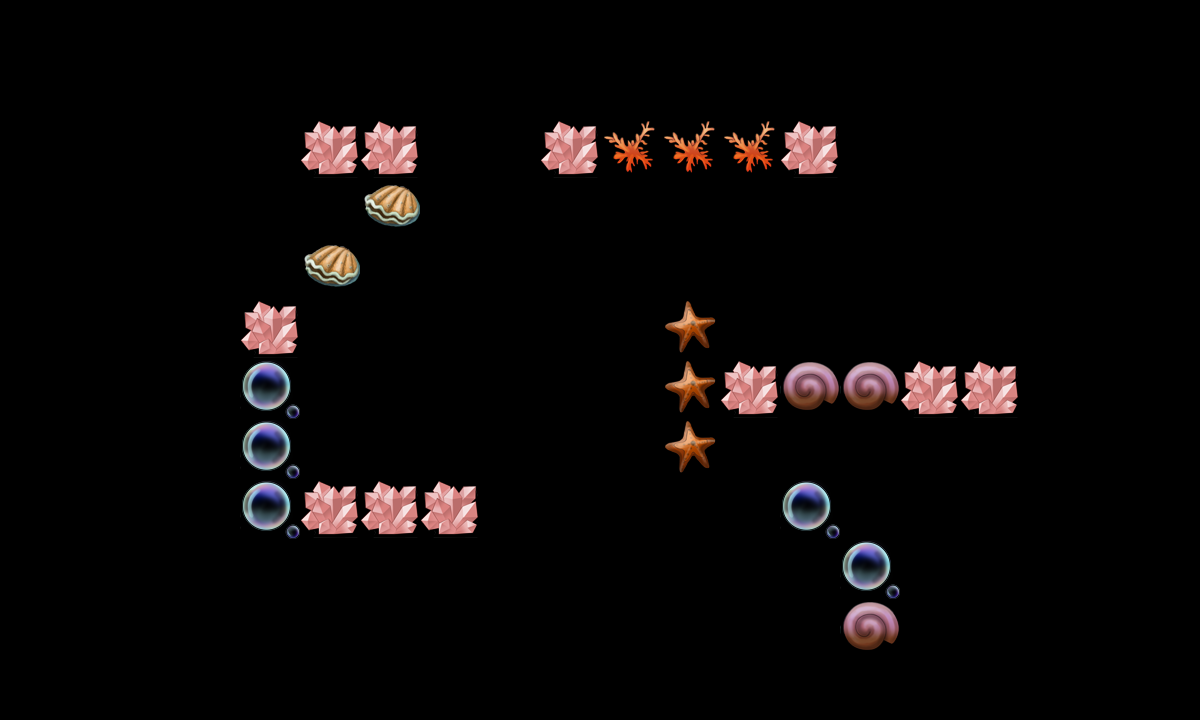

The image is a tile-based game level rendered from a .tmx file. Its description and source (layers, tilesets, objects; grid data summarised) follow:
An orthogonal 20x12 tile map with 60x60 px tiles, 2 tile layers (canDes, cannotDes) and 18 objects (re3, re1, re2, tankpoint, re4, ...).

<map version="1.0" orientation="orthogonal" width="20" height="12" tilewidth="60" tileheight="60">
 <tileset firstgid="1" name="tmw_desert_spacing" tilewidth="60" tileheight="60">
  <image source="tmw_desert_spacing.png" width="480" height="300" />
  <tile id="30">
   <properties>
    <property name="canDes" value="1" />
   </properties>
  </tile>
 </tileset>
 <layer name="canDes" width="20" height="12">
  <data>[240 cells, 16 non-empty, 5 distinct tile ids]</data>
 </layer>
 <layer name="cannotDes" width="20" height="12">
  <data>[240 cells, 11 non-empty, 1 distinct tile ids]</data>
 </layer>
 <objectgroup name="spawnPoints" width="20" height="12">
  <object name="re3" x="420" y="240" width="60" height="60" />
  <object name="re1" x="360" y="360" width="60" height="60" />
  <object name="re2" x="900" y="480" width="60" height="60" />
  <object name="tankpoint" x="600" y="600" width="60" height="60" />
  <object name="re4" x="660" y="480" width="60" height="60" />
  <object name="re5" x="660" y="60" width="60" height="60" />
  <object name="re6" x="900" y="120" width="60" height="60" />
  <object name="re7" x="480" y="60" width="60" height="60" />
  <object name="re8" x="960" y="600" width="60" height="60" />
  <object name="re9" x="811" y="219" width="56" height="59" />
 </objectgroup>
 <objectgroup name="roadPoints" width="20" height="12">
  <object name="p3" x="540" y="240" width="60" height="60" />
  <object name="p4" x="960" y="240" width="60" height="60" />
  <object name="p1" x="240" y="600" width="60" height="60" />
  <object name="p2" x="540" y="600" width="60" height="60" />
 </objectgroup>
 <objectgroup name="bossPoint" width="20" height="12" visible="0">
  <object name="boss1" x="240" y="60" width="60" height="60" />
 </objectgroup>
 <objectgroup name="buildingPoint" width="20" height="12" visible="0">
  <object name="building1" x="1022" y="540" width="60" height="60" />
 </objectgroup>
 <objectgroup name="endPoint" width="20" height="12">
  <object name="endpoint" x="540" y="300" width="60" height="60" />
 </objectgroup>
 <objectgroup name="morePoint" width="20" height="12">
  <object name="morepoint" x="540" y="420" width="60" height="60" />
 </objectgroup>
</map>
